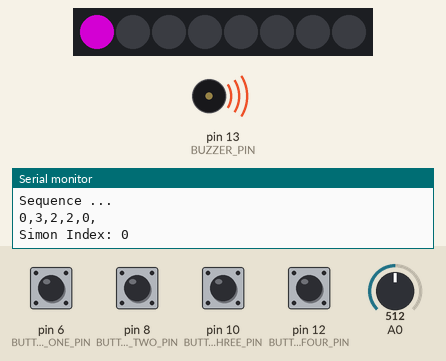
This sketch was run on a simulated Arduino Uno, built with avr-gcc and run on an emulated ATmega328P. Shown: 8 RGB LEDs in strip order, left to right, buzzer (waves = sounding), the last lines printed to the serial monitor. Inputs (shaded band) come from the test bench; at power-on: pin 6 (BUTTON_ONE_PIN), pin 8 (BUTTON_TWO_PIN), pin 10 (BUTTON_THREE_PIN), pin 12 (BUTTON_FOUR_PIN) HIGH, A0 = 512. Dim RGB values are drawn brighter than linear; random numbers use the default seed unless the sketch sets one.

Above: at 2.1 s.
3.3 s: pin 6 (BUTTON_ONE_PIN) pulled LOW for 0.15 s
At 5.0 s:
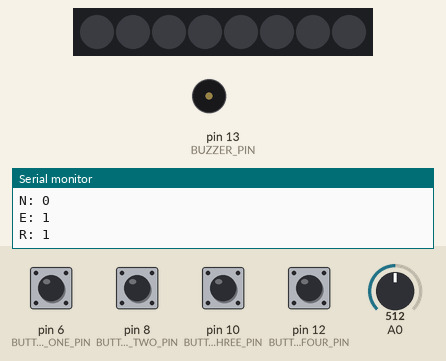
8.0 s: pin 8 (BUTTON_TWO_PIN) pulled LOW for 0.15 s
At 8.3 s:
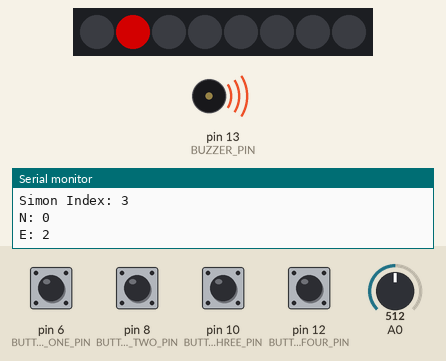
10.0 s: A0 set to 306
At 18.6 s:
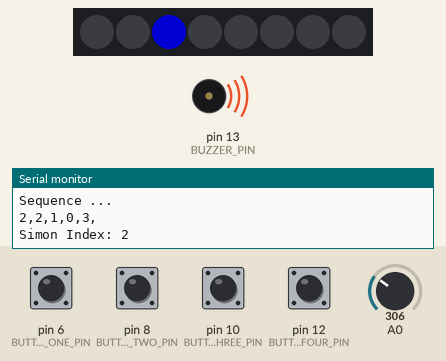
20.2 s: pin 6 (BUTTON_ONE_PIN) pulled LOW for 1 s
At 21.6 s:
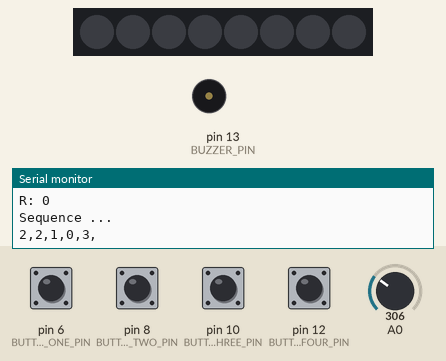
22.7 s: pin 10 (BUTTON_THREE_PIN) pulled LOW for 1 s
25.2 s: A0 set to 511
At 34.2 s:
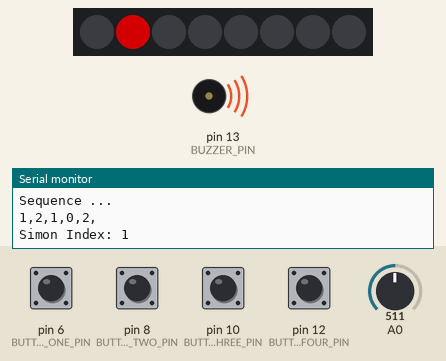
Timing chart, 0 to 35.8 s (numbered marks = the images above; inputs shaded):
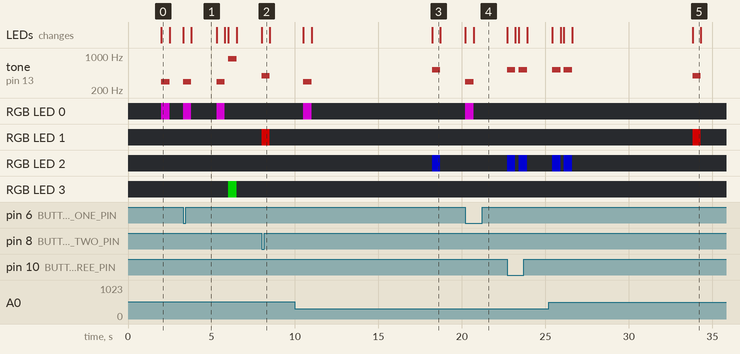

Measured:
- after the input at 3.3 s, tone on pin 13 (BUZZER_PIN): plays 294 Hz for 0.50 s, 294 Hz for 0.50 s, 880 Hz for 0.50 s, starting at once; RGB LED 0: alternates RGB(127, 0, 127) for 0.50 s and off for 1.5 s, starting at once; RGB LED 3: off → RGB(0, 127, 0) after 2.7 s, → off 0.50 s later; the LEDs: first change at once (image 1 shows a later state)
- after the input at 8.0 s, tone on pin 13 (BUZZER_PIN): silent → 392 Hz at once, → silent 0.50 s later; RGB LED 1: off → RGB(127, 0, 0) at once, → off 0.50 s later; the LEDs: change at once (image 2)
- after the input at 20.2 s, tone on pin 13 (BUZZER_PIN): silent → 294 Hz at once, → silent 0.50 s later; RGB LED 0: off → RGB(127, 0, 127) at once, → off 0.50 s later; the LEDs: first change at once (image 4 shows a later state)
- what the display in image 0 shows lasts 0.5 s, from 2.0 s to 2.5 s
- what the display in image 1 shows lasts 1.5 s, from 3.8 s to 5.3 s

The sketch:

simon_step_05.ino
```cpp
#include <Adafruit_NeoPixel.h>
#include "simon.h"

int sequenceCounter = 0;
uint8_t sequence[MAX_SEQUENCE];

const int BUTTONS[] = { BUTTON_ONE_PIN, BUTTON_TWO_PIN, BUTTON_THREE_PIN, BUTTON_FOUR_PIN };
const COLOR SIMON_COLORS[] = { PURPLE, RED, BLUE, GREEN };
const int SIMON_NOTES[] = { NOTE_D4, NOTE_G4, NOTE_C5, NOTE_A5 };

Adafruit_NeoPixel strip = Adafruit_NeoPixel(SIZE_OF_NEO_PIXEL_BAR, NEO_PIXEL_PIN, NEO_GRB + NEO_KHZ800);

void setup()
{
  // Initialize the new pixel strip library
  strip.begin();

  // Initialize all pixels to 'off'
  strip.show();

  // So we can debug ... if needed
  Serial.begin(9600);

  // Initialize the buzzer
  pinMode(BUZZER_PIN, OUTPUT);

  // The four buttons need pullup resistors so we can tell when the button is pressed
  // Otherwise it falls back to high impedance
  for(int i =0 ; i < NUM_BUTTONS; i++) {
    pinMode(BUTTONS[i], INPUT_PULLUP);
  }

  restartGame();
}


void loop()
{
  displaySequence();
  sequenceCounter++;

  if (readUserInput() == false) {
    restartGame();
  } else if (sequenceCounter == MAX_SEQUENCE) {
    restartGame();
  } else {
    delay(1500);
  }
}

void restartGame() {
  generateSequence();
  sequenceCounter = 0;
  delay(TRANSTION_TIME);
}

void generateSequence() {
  randomSeed(analogRead(0));

  Serial.println("Sequence ...");
  for(int i = 0; i < MAX_SEQUENCE; i++) {
    uint8_t randNumber = (uint8_t)random(0, 4);
    sequence[i] = randNumber;
    Serial.print(sequence[i]); Serial.print(",");
  }
  Serial.println("");

  sequenceCounter = 0;
}

void displaySequence() {
  for(int i = 0; i <= sequenceCounter; i++) {
    uint8_t simonIndex = sequence[i];

    Serial.print("Simon Index: "); Serial.println(simonIndex);

    displaySingleSequenceItem(simonIndex);
    delay(DISPLAY_PAUSE);
  }
}

void displaySingleSequenceItem(int simonIndex) {
  COLOR colorToShow = SIMON_COLORS[simonIndex];
  int noteToPlay = SIMON_NOTES[simonIndex];

  strip.setPixelColor(simonIndex, colorToShow.r, colorToShow.g, colorToShow.b);
  strip.show();

 // Serial.print("Note: "); Serial.println(noteToPlay);
  tone(BUZZER_PIN, noteToPlay, 500);
  delay(500);

  // Turn the light off
  strip.setPixelColor(simonIndex, 0x00, 0x00, 0x00);
  strip.show();
}

bool readUserInput() {
  int sequenceRemembered = true;

  int numberOfUserButtonPresses = 0;
  int expectedUserButtonPresses = sequenceCounter;

  int startTime = millis();
  int elapsedTime = 0;

Serial.print("N: "); Serial.println(numberOfUserButtonPresses);
Serial.print("E: "); Serial.println(expectedUserButtonPresses);
  while (numberOfUserButtonPresses < expectedUserButtonPresses && elapsedTime < USER_INPUT_TIMEOUT) {
    int simonIndex = -1;

    int buttonPressed = getButtonUserPressed();

    if (buttonPressed >= 0 && buttonPressed < NUM_BUTTONS) {
      displaySingleSequenceItem(buttonPressed);
      if (sequence[numberOfUserButtonPresses] != buttonPressed) {
        sequenceRemembered = false;
        break;
      }

      numberOfUserButtonPresses++;
    }

    elapsedTime = millis() - startTime;
  }

  if (elapsedTime >= USER_INPUT_TIMEOUT) {
    sequenceRemembered = false;
  }

Serial.print("R: "); Serial.println(sequenceRemembered);
  return sequenceRemembered;
}


int getButtonUserPressed() {
  int buttonPressed = -1;

  for(int i = 0; i < NUM_BUTTONS; i++) {
    int buttonValue = digitalRead(BUTTONS[i]);

    if (buttonValue == LOW) {
      buttonPressed = i;
      break;
    }
  }

  return buttonPressed;
}
```

simon.h
```cpp
#define NUM_BUTTONS       4
#define BUTTON_ONE_PIN    6
#define BUTTON_TWO_PIN    8
#define BUTTON_THREE_PIN  10
#define BUTTON_FOUR_PIN   12

#define NEO_PIXEL_PIN          2
#define SIZE_OF_NEO_PIXEL_BAR  8

#define MAX_SEQUENCE       5
#define DISPLAY_PAUSE      200
#define USER_INPUT_TIMEOUT 5000
#define TRANSTION_TIME     2000
#define BUZZER_PIN         13

struct COLOR {
  byte r;
  byte g;
  byte b;
};

#define RED    {0x7F, 0x00, 0x00}
#define GREEN  {0x00, 0x7F, 0x00}
#define BLUE   {0x00, 0x00, 0x7F}
#define PURPLE {0x7F, 0x00, 0x7F}
#define ORANGE {0x7F, 0x52, 0x00}
#define WHITE  {0x7F, 0x7F, 0x7F}
#define YELLOW {0x79, 0x7A, 0x05}
#define INDIGO {0x20, 0x05, 0x7A}


#define NOTE_H   0
#define NOTE_B0  31
#define NOTE_C1  33
#define NOTE_CS1 35
#define NOTE_D1  37
#define NOTE_DS1 39
#define NOTE_E1  41
#define NOTE_F1  44
#define NOTE_FS1 46
#define NOTE_G1  49
#define NOTE_GS1 52
#define NOTE_A1  55
#define NOTE_AS1 58
#define NOTE_B1  62
#define NOTE_C2  65
#define NOTE_CS2 69
#define NOTE_D2  73
#define NOTE_DS2 78
#define NOTE_E2  82
#define NOTE_F2  87
#define NOTE_FS2 93
#define NOTE_G2  98
#define NOTE_GS2 104
#define NOTE_A2  110
#define NOTE_AS2 117
#define NOTE_B2  123
#define NOTE_C3  131
#define NOTE_CS3 139
#define NOTE_D3  147
#define NOTE_DS3 156
#define NOTE_E3  165
#define NOTE_F3  175
#define NOTE_FS3 185
#define NOTE_G3  196
#define NOTE_GS3 208
#define NOTE_A3  220
#define NOTE_AS3 233
#define NOTE_B3  247
#define NOTE_C4  262
#define NOTE_CS4 277
#define NOTE_D4  294
#define NOTE_DS4 311
#define NOTE_E4  330
#define NOTE_F4  349
#define NOTE_FS4 370
#define NOTE_G4  392
#define NOTE_GS4 415
#define NOTE_A4  440
#define NOTE_AS4 466
#define NOTE_B4  494
#define NOTE_C5  523
#define NOTE_CS5 554
#define NOTE_D5  587
#define NOTE_DS5 622
#define NOTE_E5  659
#define NOTE_F5  698
#define NOTE_FS5 740
#define NOTE_G5  784
#define NOTE_GS5 831
#define NOTE_A5  880
#define NOTE_AS5 932
#define NOTE_B5  988
#define NOTE_C6  1047
#define NOTE_CS6 1109
#define NOTE_D6  1175
#define NOTE_DS6 1245
#define NOTE_E6  1319
#define NOTE_F6  1397
#define NOTE_FS6 1480
#define NOTE_G6  1568
#define NOTE_GS6 1661
#define NOTE_A6  1760
#define NOTE_AS6 1865
#define NOTE_B6  1976
#define NOTE_C7  2093
#define NOTE_CS7 2217
#define NOTE_D7  2349
#define NOTE_DS7 2489
#define NOTE_E7  2637
#define NOTE_F7  2794
#define NOTE_FS7 2960
#define NOTE_G7  3136
#define NOTE_GS7 3322
#define NOTE_A7  3520
#define NOTE_AS7 3729
#define NOTE_B7  3951
#define NOTE_C8  4186
#define NOTE_CS8 4435
#define NOTE_D8  4699
#define NOTE_DS8 4978
```
